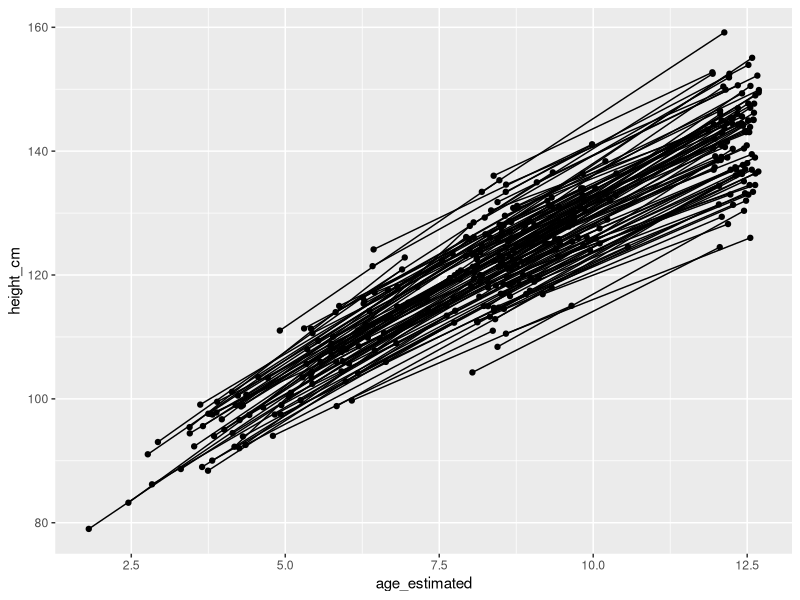
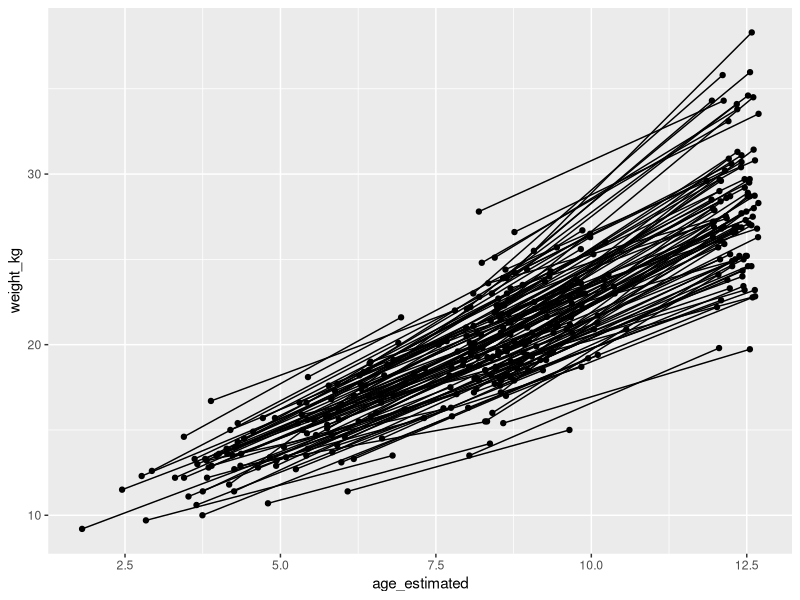

Generate these figures, in order, with R: (Note: this script raises an error after producing the figures.)
###########################################################
################ Cleaning Samburu data ################
###########################################################

# starting commit: 651ced6
# author: catalina fernandez


setwd ("/Users/catalinafernandez/Library/CloudStorage/OneDrive-Personal/Growth_Project/Source/Samburu/")

library(dplyr)
library(lubridate)

rm(list = ls())
dat <- read.csv("site_measurements.csv") # 368 obs. loaded

#####  Checks to ensure consistency #### 
colnames (dat)

#1. remove observations that do not have BOTH height and weight. Keep if only one is missing
sum(is.na(dat[["height_cm"]])) # xxx height measurements missing   
sum(is.na(dat[["weight_kg"]])) # 1 weight measurements missing
dat <- dat %>%
  filter(!(is.na(weight_kg) & is.na(height_cm))) #KEPT 368 obs

#2. Check if there are duplicated rows
rep <- dat %>% select(-obs_id)

sum(duplicated(rep) | duplicated(rep, fromLast = TRUE)) # NO duplicated obs.
dupl <- rep[duplicated(rep) | duplicated(rep, fromLast = TRUE), ] #ZERO 

# Remove duplicated obs, if any (obs_id = xxxx) ->NO duplicated obs
#dat <- dat %>%
#  filter(obs_id != "xxx")

# 3. Check how many people have X observations?
table(table(dat$person_id)) # All individuals (n=184) have 2 observations

# 4. Add column 'estimated age' to make it easier to assess whether differences are likely or not 
### ! Check first the format of input dates, such as whether month is before day, whether numbers
# or month names are used, and n of digits for the year field, etc.

dat <- dat %>%
  mutate(age_estimated = as.numeric(interval(date_of_birth, date_of_measure) / dyears(1)))


#5. Check how many ind. don't have age, or don't have dob, or date of measure
sum(is.na(dat[["age_estimated"]])) # N0 observations have missing age

#6. Remove rows that don't have age, or age can't be calculated bc missing dates
#miss_age <- dat %>% filter(is.na(age_estimated)) # <- NO MISSING DATES 
#dat <- dat %>%
# filter(person_id != "xxx", # to remove entire individual
#         obs_id != "xxx") # to remove only a specific row

#7. Count number of people in the dataframe
dat %>% distinct(person_id) %>%
  count() # 184 individuals in the dataframe

#8. Plot heights to catch evident outliers
library(ggplot2)
dev.off() 
ggplot(dat, aes(x =age_estimated, y = height_cm , group = person_id))+
  geom_line() +
  geom_point() # everything looks fine

dev.off() 
ggplot(dat, aes(x =age_estimated, y = weight_kg , group = person_id))+
  geom_line() +
  geom_point() #everything looks fine, one ind. is consistently heavier than the rest.


# 9. Check if all individuals have sex 

miss_sex <- dat %>% filter(is.na(sex)) # NO cells where sex is NA
#Often, cells are empty instead of having a NA. The following script get those:
library(stringr)
fil <- dat %>%
  group_by(person_id) %>%
  filter(any(str_detect(sex, "^\\s*$"))) # NO sex cells that are empty
empty_sex_individuals <- dat %>%
  group_by(person_id) %>%
  filter(any(str_detect(sex, "^\\s*$"))) %>% # NO individuals have missing sex. 
  select(person_id) %>% 
  distinct()


# 10. Add count of obs. per ind. as new column 
dat <- dat %>%
  add_count(person_id, name = "obs_counts")

# 11. Create new df with ind. that have at least two obs. for additional checks
long <- dat %>%
  filter(obs_counts >= 2)

# 12. Check obs. that go down more than 3 cm
down <- long %>%
  arrange(person_id, age_estimated) %>%  # Arrange data by person_id and age
  group_by(person_id) %>%    # Group data by person_id
  mutate(obs_diff = height_cm - lag(height_cm, default = first(height_cm))) %>%
  ungroup() %>%
  filter (obs_diff <=-3)

#13. count n of obs that goes down.
down %>%
  distinct(person_id) %>%
  count() # NO individuals shrink >3 cm. 

# a1. ind.xxx, obs #xxx height is inconsistent with trajectory. If weight seems ok, only rm height:
#dat$height_cm [which(dat$obs_id =="xxx")] <-NA

## a.2. ind. xxx, obs #xxx, explain why changing the value in the cell. 

dat$height_cm [which(dat$obs_id=="xxx")] <- xxx # changed from xxx

#14. Check how many height obs. goes up more than 10cm in a period of 1 year or less.

# ---update long first:
long <- dat %>%
  filter(obs_counts >= 2) 

up <- long %>%   # NO obs, go up more than 10cm/YEAR
  arrange(person_id, age_estimated) %>%
  group_by(person_id) %>% 
  mutate(time_elap = as.numeric (age_estimated - first(age_estimated)),
         obs_diff = height_cm - lag(height_cm, default = first(height_cm))) %>%
  ungroup() %>%
  filter(person_id %in% unique(person_id[obs_diff >= 10 & time_elap < 1])) # NO obs, go up more than 10cm

#i <- 1
#print(long[long$person_id == up$person_id [i], ]) 
#i <- i + 1

#15. Indicate how many obs. were removed 
sum(is.na(dat[["height_cm"]])) # xxx height are NA
sum(is.na(dat[["weight_kg"]])) #1 weight are NA

# 368 obs.loaded; KEPT 368  (NO obs. removed) 
# 0  NA height loaded; now 0
# 1  weight loaded; kept 1  weight NA


write.csv(dat, "site_measurements.csv",row.names = FALSE)
